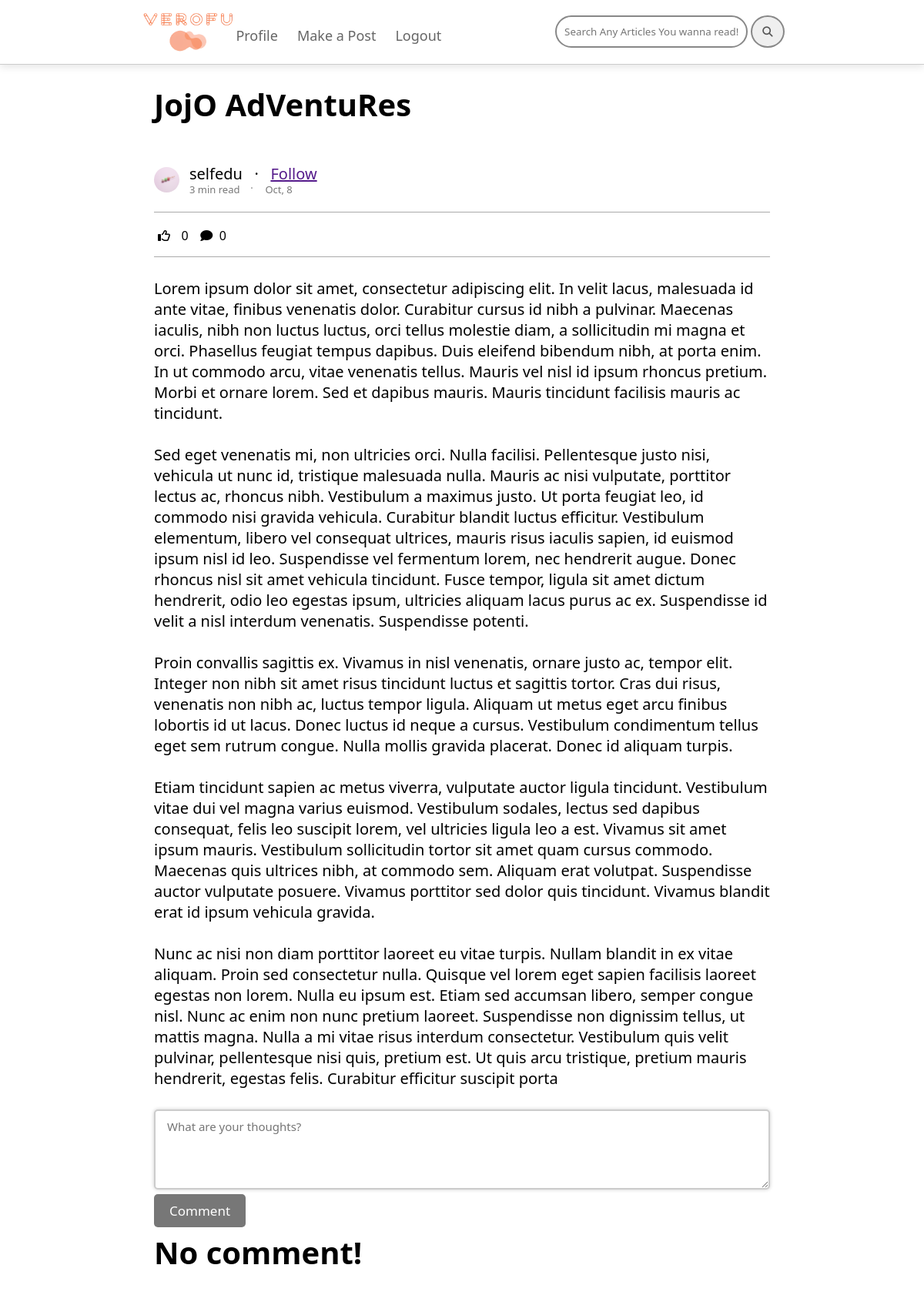
/post/5 (signed in), run on the app's committed database.
### website/models.py (models this page shows)
class Post(db.Model):
	id = db.Column(db.Integer, primary_key=True)
	title = db.Column(db.String(256), nullable=False)
	text = db.Column(db.Text, nullable=False)
	date_created = db.Column(db.DateTime, default=datetime.utcnow)
	author = db.Column(db.Integer, db.ForeignKey("user.id", ondelete="CASCADE"), nullable=False)
	comments = db.relationship("Comment", backref="post", passive_deletes=True)
	likes = db.relationship("Like", backref="post", passive_deletes=True)

class User(db.Model, UserMixin):
	id = db.Column(db.Integer, primary_key=True)
	username = db.Column(db.String(20), nullable=False)
	email = db.Column(db.String(120), nullable=False, unique=True)
	password = db.Column(db.String(128), nullable=False)
	date_created = db.Column(db.DateTime, default=datetime.utcnow)
	profile_pic = db.Column(db.String(), nullable=True)
	posts = db.relationship("Post", backref="user", passive_deletes=True)
	comments = db.relationship("Comment", backref="user", passive_deletes=True)
	likes = db.relationship("Like", backref="user", passive_deletes=True)

### website/views.py (the view)
@views.route("/post/<int:id>")
@login_required
def post_user(id):
	post = Post.query.filter_by(id=id).first()
	return render_template("post_user.html", user=current_user, post=post, month_name=month_name)

### website/__init__.py (called while the page is built)
def create_app():
	app = Flask(__name__)
	app.config["SECRET_KEY"] = "Samat.2004"
	app.config["SQLALCHEMY_DATABASE_URI"] = "sqlite:///blog.db"
	db.init_app(app)
	migrate = Migrate(app, db)
	from .views import views
	from .error import error
	from .auth import auth
	app.register_blueprint(views, url_prefix="/")
	app.register_blueprint(error, url_prefix="/")
	app.register_blueprint(auth, url_prefix="/")
	from .models import User
	create_database(app=app)
	login_manager = LoginManager()
	login_manager.login_view = "auth.login"
	login_manager.init_app(app)
	@login_manager.user_loader
	def load_user(id):
		return User.query.get(int(id))
	return app

### website/templates/post_user.html (shortened to what this page needs)
{% extends "base.html" %}
{% block content %}
<div class="user_post">
<br>
	<h1 style="font-size: 40px; font-weight: 700">{{ post.title }}</h1><br> <br>
	<div class="user-of-post">
		<div class="profile-photo">
			{% if post.user.profile_pic %}
				{{ post.user.profile_pic }}
			{% else %}
				<img src="{{ url_for('static', filename='images/japan_sweet.png') }}" alt="">
			{% endif %}
		</div>
		<div class="user-info">
			<div>
				<span class="user-name"><a href="/profile/{{ post.user.id }}">{{ post.user.username }}</a></span>
				&nbsp; <span class="dot"> . </span> &nbsp;
				<span> <a href="">Follow</a> </span>
			</div>
			<div>
				<span class="muted"> {{ post.text|length // 800 }} min read </span>
				<span class="dot">
				<span class="muted">.</span>
				</span>
				<span class="muted">
					{{ month_name[post.date_created.month] }}, {{ post.date_created.day }}
				</span>
			</div>
		</div>
	</div>  <br>
	<div class="comments-likes">
		<div class="opinions">
			<span>
				{% if user.id in post.likes | map(attribute="author") | list %}
					<i id="like-button-{{ post.id }}" class="fa-solid fa-thumbs-up" onclick="like( {{ post.id }} )"></i>
				{% else %}
					<i id="like-button-{{ post.id }}" class="fa-regular fa-thumbs-up" onclick="like( {{ post.id }} )"></i>
				{% endif %}
			</span>
			<span id="likes-count-{{ post.id }}" data-post-id="{{ post.id }}">{{ post.likes | length }}</span> &nbsp;
			<span onclick="scrollToComments('comments')"><i class="fa-solid fa-comment"></i>&nbsp; {{ post.comments | length }}</span>
		</div>
	</div>
	<br>
	{% for paragraph in post.text.split("\n") %}
		{{ paragraph }} <br>
	{% endfor %}
	<br>
	<div id="comments">
		<form method="POST" action="/create-comment/{{ post.id }}">
			<div class="mb-3">
			  <textarea name="text" class="form-control" id="exampleFormControlTextarea1" rows="4" placeholder="What are your thoughts?"></textarea>
			  <button type="submit" class="secondary">Comment</button>
			</div>
		</form>
		{% if post.comments %}
			{% for comment in post.comments[::-1] %}
				<div class="comment">
					{{ comment.user.username }} --> {{ comment.text }}
					{% if user.id == comment.author %}
					<div class="dropdown">
						<button class="dropdownBtn" type="button">
							<i class="fa-solid fa-ellipsis"></i>
						</button>
						<div class="dropdown-content">
							<a href="" class="menu-item" type="button">Edit this comment</a>
							<a a href="/delete-comment/{{ post.id }}/{{ comment.id }}"
								class="menu-item" type="button">Delete comment</a>
						</div>
					</div>
					{% endif %}
					<div class="muted">
						{{ month_name[comment.date_created.month] }}, {{ comment.date_created.day }}
						{% if comment.date_created.year != 2023 %}
							{{ comment.date_created.year }}
						{% endif %}
					</div>
				</div>
			{% endfor %}
		{% else %}
			<h1>No comment!</h1>
		{% endif %}
	</div>
</div>
<br> <br> <br> <br> <br> <br>
{% endblock %}

### website/static/css/post_user.css (style rules this page uses)
.user-of-post { line-height: 0.9em; display: inline-flex; padding-bottom: 20px; }
.user-info { margin-left: 13px; }
.user_post { width: 100vh; font-size: 20px; margin: 0 auto; transition: 0.3s; }
.user-name a { color: black; text-decoration: none; }
#comments form { margin-bottom: 5px; }
.comments-likes { margin: auto 0; border-bottom: 1px solid #aaa; border-top: 1px solid #aaa; padding: 15px 5px; }
.comments-likes .opinions span { color: #000; cursor: pointer; font-size: 16px; }
.form-control { margin-bottom: 10px; }
#comments textarea { resize: vertical; width: 100%; padding: 10px 15px; border-radius: 5px; box-shadow: 0 0 5px rgba(0, 0, 0, 0.2); border: 2px solid #ccc; margin-bottom: 0px; font-size: 15px; font-weight: 500; color: #444; }

### website/static/css/base_styles.css (style rules this page uses)
* { margin: 0; padding: 0; box-sizing: border-box; font-family: "Segoe UI", Roboto, Oxygen, Ubuntu, Cantarell, "Open Sans", "Helvetica Neue", sans-serif; }
.dot { position: relative; top: -6px; font-size: 20px; }
.muted { color: #777; font-size: 13px; }
.secondary { background-color: #777; color: white; border-radius: 5px; padding: 10px 20px; border: none; transition: 0.3s; font-size: 17px; font-weight: 500; }
.profile-photo { width: 33px; height: 33px; display: inline-block; }
.profile-photo img { border-radius: 50%; height: 100%; width: 100%; object-fit: cover; }

### data on the page
Post: title "JojO AdVentuRes", date_created "Oct", date_created.day "8"
User: user.username "selfedu"

### other printed values
{{ post.text|length // 800 }} "3"
{{ post.likes | length }} "0"
{{ post.comments | length }} "0"
